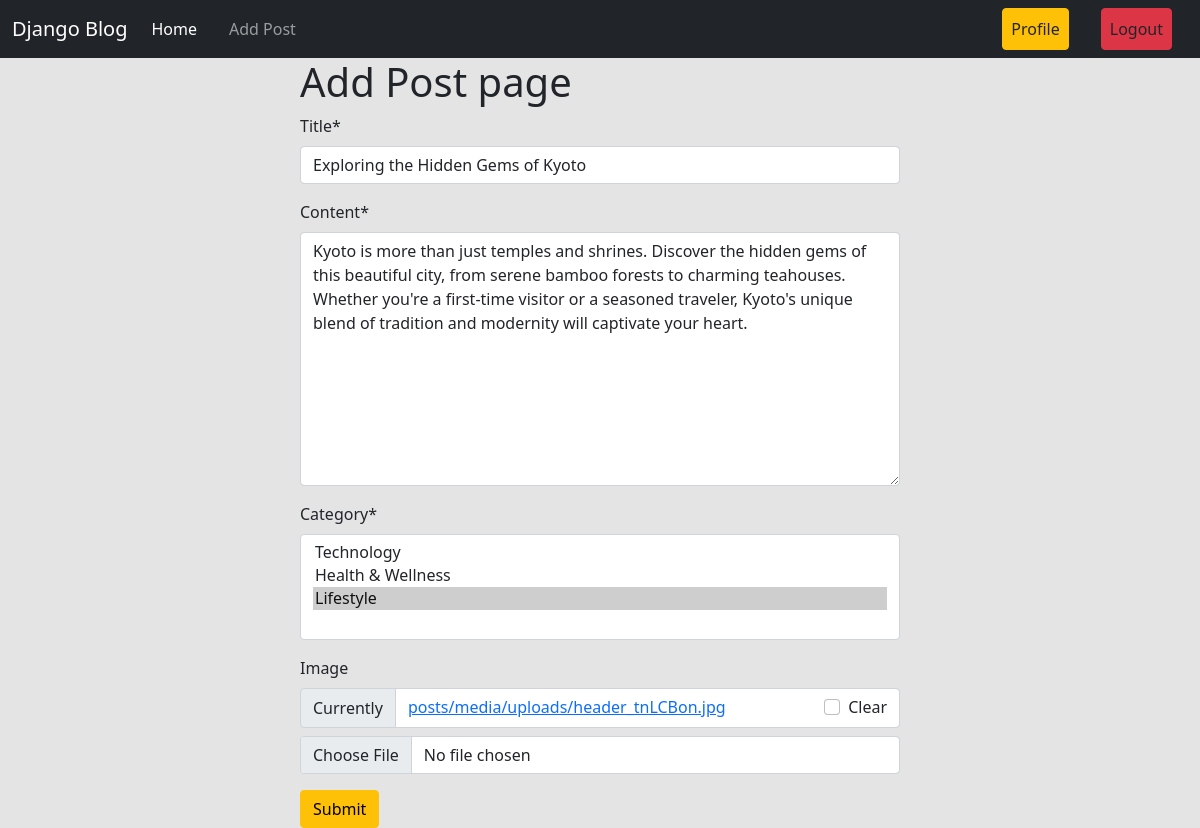
The page /post/edit/3/ (signed in) on the database its author committed.
### posts/models.py (models this page shows, shortened)
class Post(models.Model):
    title = models.CharField(max_length=50)
    content = models.TextField()
    category = models.ManyToManyField(Category)
    author = models.ForeignKey(User, on_delete=models.CASCADE)
    image = models.ImageField(upload_to='posts/media/uploads/', blank = True, null = True)

### posts/views.py (the view)
# urls.py: path('edit/<int:id>/', views.EditPostView.as_view(), name='edit_post'),
@method_decorator(login_required, name='dispatch')
class EditPostView(UpdateView):
    model = models.Post
    form_class = forms.PostForm
    template_name = 'add_post.html'
    pk_url_kwarg = 'id'
    success_url = reverse_lazy('profile')

### posts/forms.py
class PostForm(forms.ModelForm):
    class Meta:
        model = Post
        exclude = ['author']

### categories/models.py (called while the page is built)
    def __str__(self):
        return self.name

### posts/templates/add_post.html
{% extends 'base.html' %} {% load crispy_forms_tags %} {% block content %}
<form style="width: 50%; margin: auto" method="post">
  <h1>Add Post page</h1>
  {% csrf_token %} {{form | crispy}}
  <button class="btn btn-warning">Submit</button>
</form>
{% endblock %}

### rows shown on the page
Post: title "Exploring the Hidden Gems of Kyoto", content "Kyoto is more than just temples and shrines. Discover the hidden gems of this beautiful city, from serene bamboo forests to charming teahouses. Whether you're a first-time visitor or a seasoned traveler, Kyoto's unique blend of tradition and modernity will captivate your heart."
